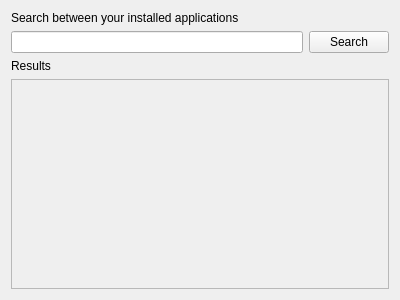
<?xml version="1.0" encoding="UTF-8"?>
<ui version="4.0">
 <class>InstalledAppsTab</class>
 <widget class="QWidget" name="InstalledAppsTab">
  <property name="geometry">
   <rect>
    <x>0</x>
    <y>0</y>
    <width>400</width>
    <height>300</height>
   </rect>
  </property>
  <property name="sizePolicy">
   <sizepolicy hsizetype="Preferred" vsizetype="Preferred">
    <horstretch>1</horstretch>
    <verstretch>1</verstretch>
   </sizepolicy>
  </property>
  <property name="windowTitle">
   <string>Form</string>
  </property>
  <property name="autoFillBackground">
   <bool>false</bool>
  </property>
  <layout class="QGridLayout" name="gridLayout">
   <item row="0" column="0" colspan="2">
    <widget class="QLabel" name="labelSearch">
     <property name="text">
      <string>Search between your installed applications</string>
     </property>
     <property name="wordWrap">
      <bool>true</bool>
     </property>
    </widget>
   </item>
   <item row="2" column="0" colspan="2">
    <widget class="QLabel" name="labelResults">
     <property name="text">
      <string>Results</string>
     </property>
    </widget>
   </item>
   <item row="1" column="0">
    <widget class="QLineEdit" name="lineEditSearchQuery"/>
   </item>
   <item row="1" column="1">
    <widget class="QPushButton" name="pushButtonSearch">
     <property name="text">
      <string>Search</string>
     </property>
    </widget>
   </item>
   <item row="3" column="0" colspan="2">
    <widget class="QScrollArea" name="scrollAreaResults">
     <property name="autoFillBackground">
      <bool>false</bool>
     </property>
     <property name="widgetResizable">
      <bool>true</bool>
     </property>
     <widget class="QWidget" name="scrollAreaWidgetContents">
      <property name="geometry">
       <rect>
        <x>0</x>
        <y>0</y>
        <width>376</width>
        <height>198</height>
       </rect>
      </property>
      <property name="autoFillBackground">
       <bool>false</bool>
      </property>
      <layout class="QGridLayout" name="gridLayout_2">
       <item row="0" column="0">
        <layout class="QVBoxLayout" name="verticalLayoutResults"/>
       </item>
      </layout>
     </widget>
    </widget>
   </item>
  </layout>
 </widget>
 <resources/>
 <connections>
  <connection>
   <sender>pushButtonSearch</sender>
   <signal>clicked()</signal>
   <receiver>InstalledAppsTab</receiver>
   <slot>refresh()</slot>
   <hints>
    <hint type="sourcelabel">
     <x>348</x>
     <y>46</y>
    </hint>
    <hint type="destinationlabel">
     <x>199</x>
     <y>149</y>
    </hint>
   </hints>
  </connection>
 </connections>
</ui>
